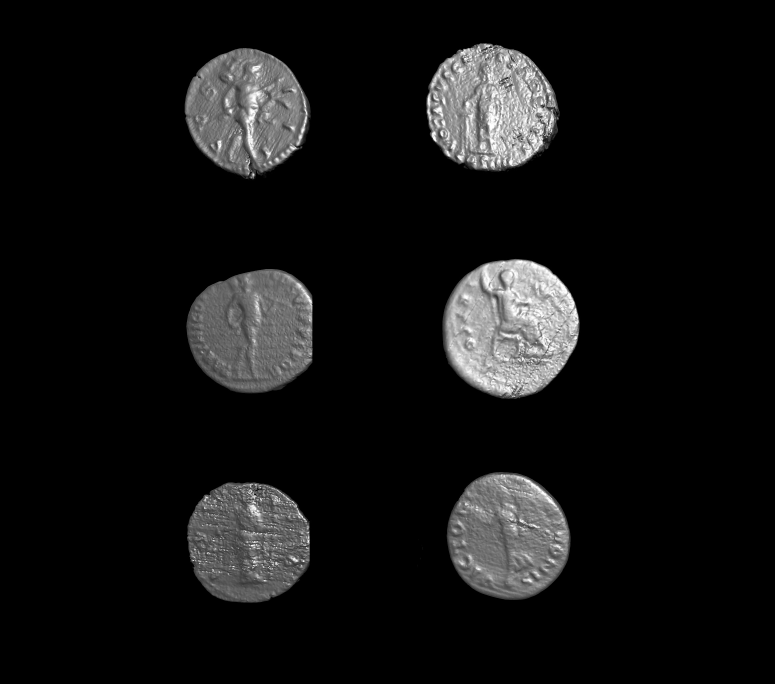
#> input picture image processing codes/KODLAR13_Morfolojik_Operatorler/KODLAR13_Morfolojik_Operatorler/coins.jpg, 2324 x 2052 px (shown at 1/3 size)
$ python K13_14_Para_Uygulamasi.py
#> lines starting #> are read from the running program, lines starting #| are printed output that depends on the picture; after the words box and inside, x2 and y2 are one past the last pixel; in counts of white or black regions, pixels touching at a corner belong together
import numpy as np
import cv2
import matplotlib.pyplot as plt

# Resmi oku
frame = cv2.imread("coins.jpg")
#> frame is the input picture: shape (2052, 2324, 3); min 0, max 255, mean 19.4

# Resmi yeniden boyutlandır
frame = cv2.resize(frame, (640, 480))
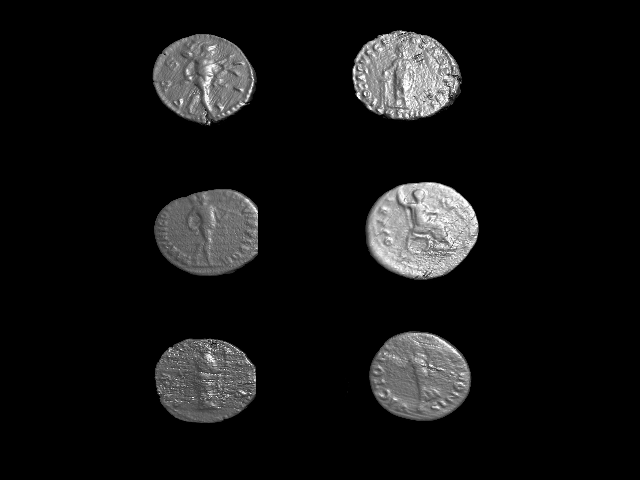
#> frame: shape (480, 640, 3); min 0, max 255, mean 19.4

# Resmi gri tonlamaya dönüştür
gray = cv2.cvtColor(frame, cv2.COLOR_BGR2GRAY)

# Otsu eşikleme uygula
_, thresh = cv2.threshold(gray, 0, 255, cv2.THRESH_BINARY | cv2.THRESH_OTSU)
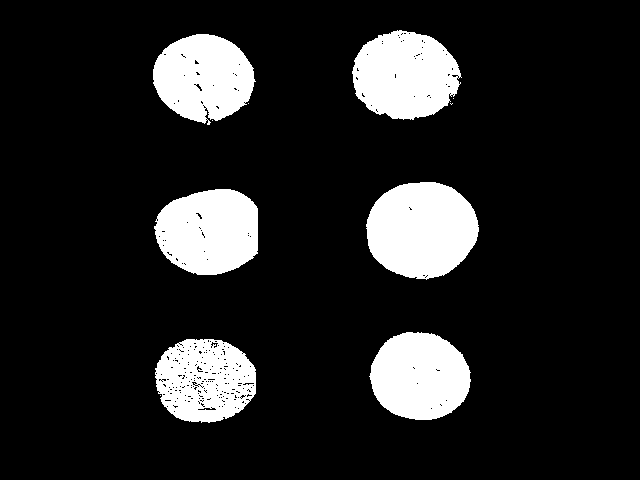
#> thresh: shape (480, 640); 14% white; 11 white regions (5 under 20 px), largest, box (x1, y1, x2, y2) and area: (366, 182, 479, 280) 8544, (352, 30, 462, 120) 7374, (154, 189, 258, 275) 7148, (369, 332, 471, 420) 6948, (153, 34, 256, 125) 6782, (155, 339, 256, 423) 6333

# Morfolojik işlemler için kernel
kernel = np.ones((5, 5), np.uint8)

# Erozyon işlemi
erosion = cv2.erode(thresh, kernel, iterations=1)
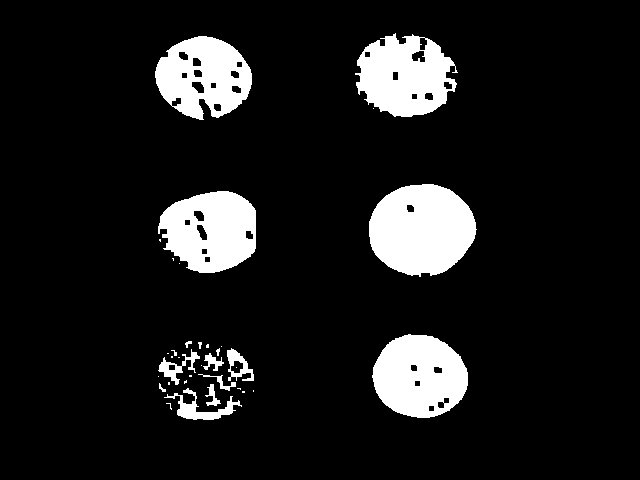
#> erosion: shape (480, 640); 10.8% white; 35 white regions (21 under 20 px), largest, box (x1, y1, x2, y2) and area: (369, 184, 477, 277) 7644, (372, 334, 468, 418) 6026, (158, 191, 256, 273) 5903

# Genişletme işlemi (Dilate)
dilation = cv2.dilate(thresh, kernel, iterations=1)
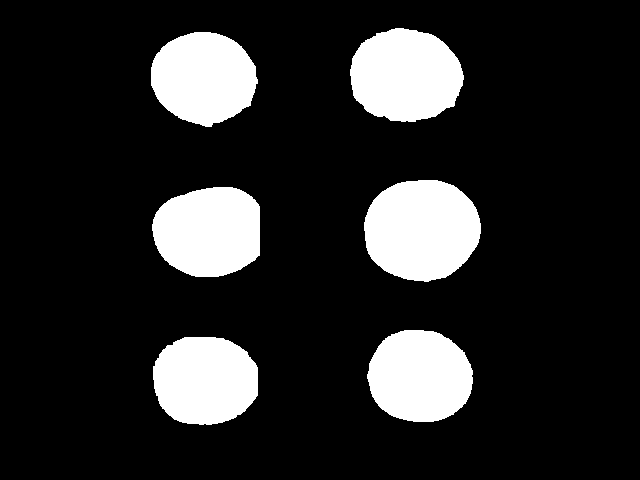
#> dilation: shape (480, 640); 15.9% white; 6 white regions, box (x1, y1, x2, y2) and area: (364, 180, 481, 282) 9418, (350, 28, 464, 122) 8343, (152, 187, 260, 277) 7988, (367, 330, 473, 422) 7748, (151, 32, 258, 127) 7700, (153, 337, 258, 425) 7579

# Açma işlemi (Opening) için iterasyon sayısı
opening_iterations = 2
opening = cv2.morphologyEx(thresh, cv2.MORPH_OPEN, kernel, iterations=opening_iterations)
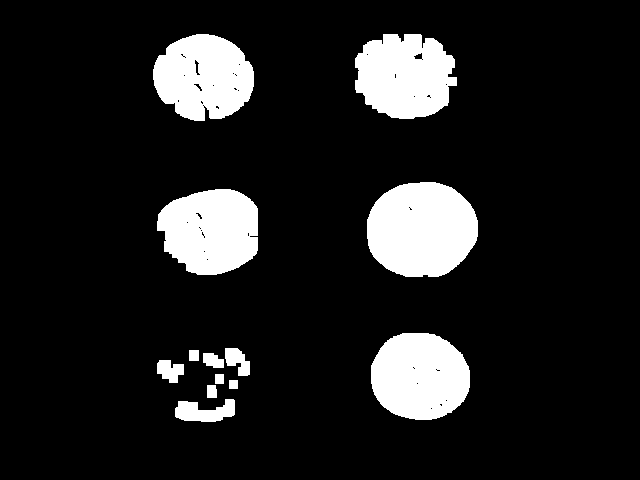
#> opening: shape (480, 640); 12.4% white; 13 white regions, largest, box (x1, y1, x2, y2) and area: (367, 182, 478, 277) 8491, (371, 333, 470, 420) 6921, (157, 189, 258, 275) 6860

# Kapanma işlemi (Closing) için iterasyon sayısı
closing_iterations = 3
closing = cv2.morphologyEx(thresh, cv2.MORPH_CLOSE, kernel, iterations=closing_iterations)
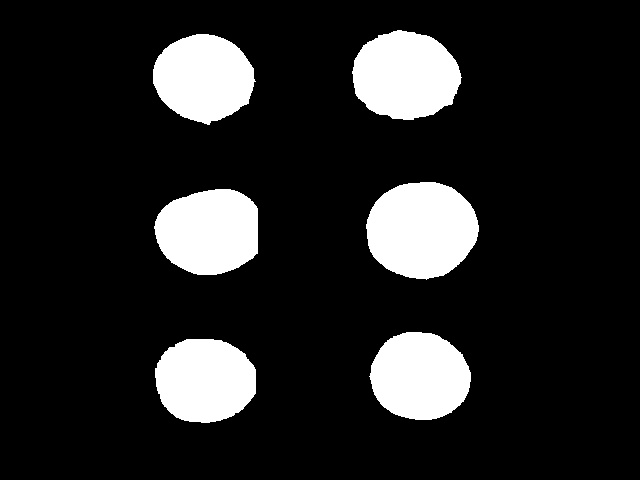
#> closing: shape (480, 640); 14.3% white; 6 white regions, box (x1, y1, x2, y2) and area: (366, 182, 479, 280) 8558, (352, 30, 462, 120) 7531, (154, 189, 258, 275) 7212, (369, 332, 471, 420) 6974, (153, 34, 256, 125) 6908, (155, 339, 256, 423) 6825

# Görüntüleri ve işlemlerin sonuçlarını yan yana göster
fig, axs = plt.subplots(2, 3, figsize=(15, 10))

# Orijinal görüntü
axs[0, 0].imshow(cv2.cvtColor(frame, cv2.COLOR_BGR2RGB))
axs[0, 0].set_title('Original Image')
axs[0, 0].axis('off')

# Erozyon işlemi sonucu
axs[0, 1].imshow(erosion, cmap='gray')
axs[0, 1].set_title('Erosion')
axs[0, 1].axis('off')

# Genişletme işlemi sonucu
axs[0, 2].imshow(dilation, cmap='gray')
axs[0, 2].set_title('Dilation')
axs[0, 2].axis('off')

# Açma işlemi sonucu
axs[1, 0].imshow(opening, cmap='gray')
axs[1, 0].set_title('Opening ({} iterations)'.format(opening_iterations))
axs[1, 0].axis('off')

# Kapanma işlemi sonucu
axs[1, 1].imshow(closing, cmap='gray')
axs[1, 1].set_title('Closing ({} iterations)'.format(closing_iterations))
axs[1, 1].axis('off')

# Otsu eşikleme sonucu
axs[1, 2].imshow(thresh, cmap='gray')
axs[1, 2].set_title('Otsu Thresholding')
axs[1, 2].axis('off')

plt.show()

$ run again, with image processing codes/KODLAR13_Morfolojik_Operatorler/KODLAR13_Morfolojik_Operatorler/yazi.jpg copied over image processing codes/KODLAR13_Morfolojik_Operatorler/KODLAR13_Morfolojik_Operatorler/coins.jpg
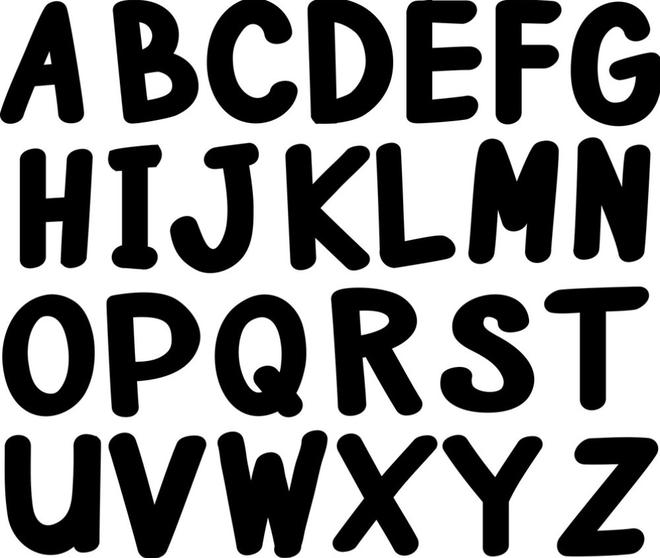
#> input picture image processing codes/KODLAR13_Morfolojik_Operatorler/KODLAR13_Morfolojik_Operatorler/yazi.jpg, 660 x 558 px
#> frame is the input picture: shape (558, 660, 3); min 0, max 255, mean 141.7
#> frame: shape (480, 640, 3)
#> `_, thresh = cv2.threshold(gray, 0, 255, cv2.THRESH_BINARY | cv2.THRESH..`:
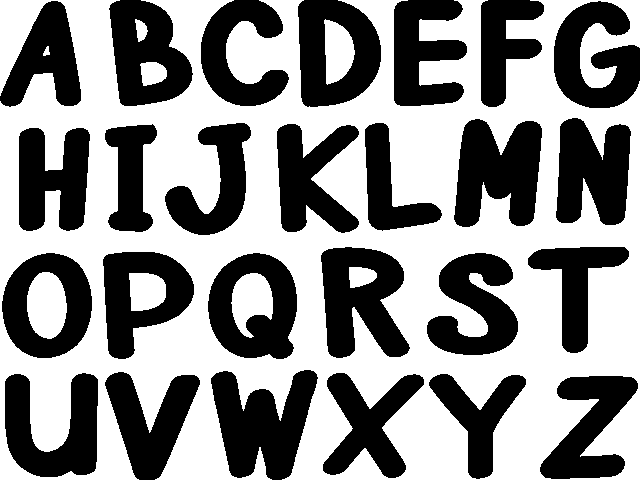
#> thresh: shape (480, 640); 55.5% white; 26 black regions, largest, box (x1, y1, x2, y2) and area: (211, 370, 318, 480) 7247, (454, 119, 542, 227) 6820, (321, 247, 410, 358) 6488
#> erosion: shape (480, 640); 46.5% white; 12 white regions, largest, box (x1, y1, x2, y2) and area: (0, 0, 640, 480) 131251, (586, 391, 640, 480) 2076, (0, 0, 46, 89) 1887
#> dilation: shape (480, 640); 64.5% white; 26 black regions, largest, box (x1, y1, x2, y2) and area: (213, 372, 315, 480) 5997, (456, 121, 540, 225) 5708, (323, 249, 407, 356) 5186
#> opening: shape (480, 640); 54.7% white; 23 black regions, largest, box (x1, y1, x2, y2) and area: (5, 372, 200, 480) 11445, (323, 373, 526, 480) 9185, (277, 123, 442, 233) 8965
#> `closing = cv2.morphologyEx(thresh, cv2.MORPH_CLOSE, kernel, iterations..`:
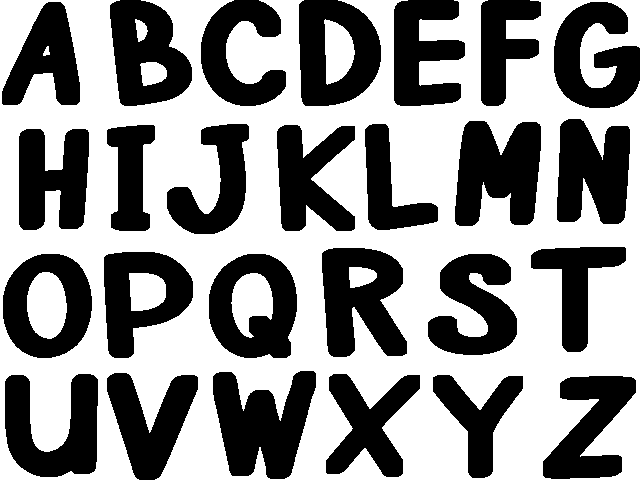
#> closing: shape (480, 640); 56.1% white; 26 black regions, largest, box (x1, y1, x2, y2) and area: (213, 371, 316, 479) 7171, (455, 121, 541, 226) 6745, (322, 248, 407, 357) 6426
